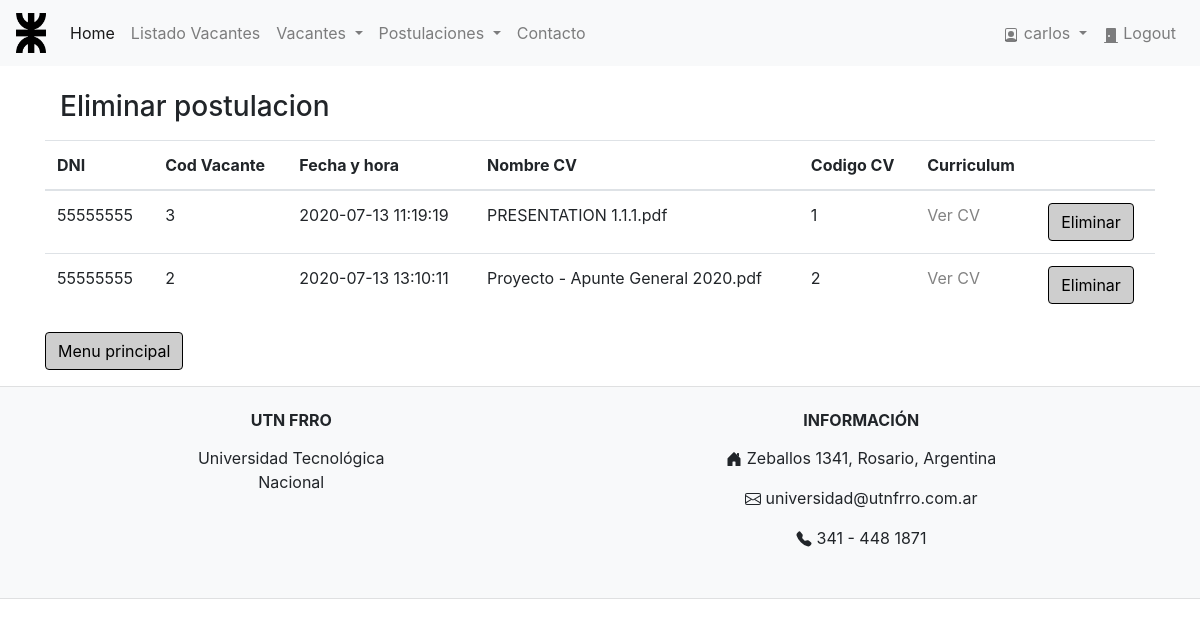
The page /Logic/baja_postulacion.php (signed in) on the database as committed earlier.
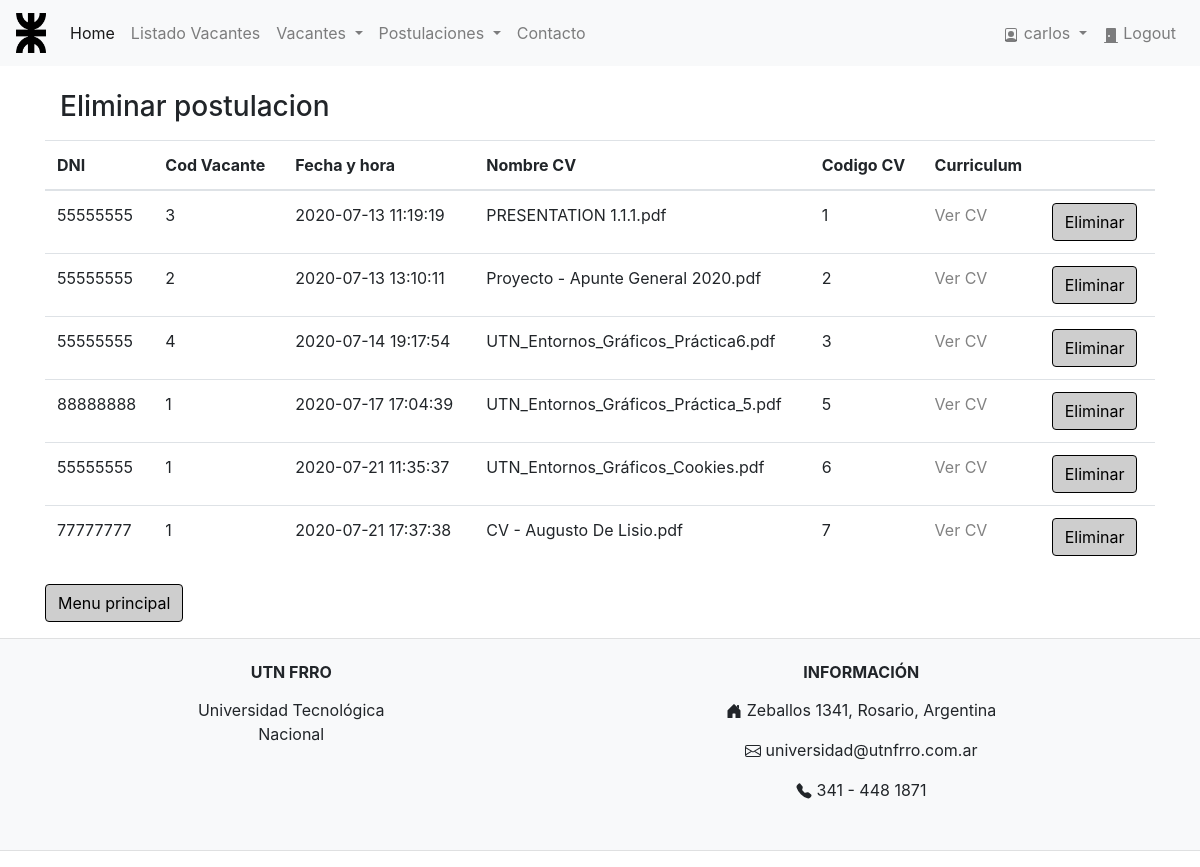
The same page on the database as committed later.
### tables this page shows
CREATE TABLE `postulacion` (
  `dni` int(11) NOT NULL,
  `cod_vacante` int(11) NOT NULL,
  `fecha_hora` datetime NOT NULL,
  `puntaje` int(11) DEFAULT NULL,
  `curriculum` varchar(45) NOT NULL,
  `cod_curriculum` int(11) NOT NULL,
  PRIMARY KEY (`dni`,`cod_vacante`),
  KEY `fk_postulacion_vacante_idx` (`cod_vacante`),
  CONSTRAINT `fk_postulacion_usuario` FOREIGN KEY (`dni`) REFERENCES `usuario` (`dni`) ON UPDATE CASCADE,
  CONSTRAINT `fk_postulacion_vacante` FOREIGN KEY (`cod_vacante`) REFERENCES `vacante` (`cod_vacante`) ON UPDATE CASCADE
);

### Logic/baja_postulacion.php (the view, shortened to what this page needs)
<!DOCTYPE html>
<html>
<head>
    <?php
    include_once("../Logic/header.php");
    ?>
</head>
<body>
    <?php
    $es_admin = $_SESSION['es_admin'];
    if ($es_admin == 1) {
        $sentencia = "SELECT * FROM postulacion ORDER BY fecha_hora ASC";
        $resultado = mysqli_query($link, $sentencia) or die(mysqli_error($link));
    } else {
        $dni = $_SESSION['dni'];
        $sentencia = "SELECT * FROM postulacion WHERE dni='$dni' ORDER BY fecha_hora ASC";
        $resultado = mysqli_query($link, $sentencia) or die(mysqli_error($link));
    }
    ?>
    <div class="container">
        <div class="form-group col-md-12">
            <br />
            <h3>Eliminar postulacion</h3>
        </div>
        <form action="baja_postulacion2.php" method="post">
            <table class="table">
                <thead>
                    <tr>
                        <th scope="col">DNI</th>
                        <th scope="col">Cod Vacante</th>
                        <th scope="col">Fecha y hora</th>
                        <th scope="col">Nombre CV</th>
                        <th scope="col">Codigo CV</th>
                        <th scope="col">Curriculum</th>
                        <th scope="col"></th>
                    </tr>
                </thead>
                <tbody>
                    <?php
                    while ($fila = mysqli_fetch_array($resultado)) {
                    ?>
                        <tr>
                            <td><?php echo ($fila['dni']); ?></td>
                            <td><?php echo ($fila['cod_vacante']); ?></td>
                            <td><?php echo ($fila['fecha_hora']); ?></td>
                            <td><?php echo ($fila['curriculum']); ?></td>
                            <td><?php echo ($fila['cod_curriculum']); ?></td>
                            <td><a class="linkcv" href="../Archivos/<?php $a = $fila['cod_curriculum'];
                                                                    $b = $fila['curriculum'];
                                                                    echo $a . $b; ?> " target="_blank">Ver CV</a></td>
                            <td><button type="submit" class="btn btn-primary" name="seleccion" value="<?php echo $fila['dni'] . $fila['fecha_hora'] . $fila['cod_vacante']; ?>">Eliminar</button></td>
                        </tr>
                    <?php
                    }
                    ?>
                </tbody>
            </table>
        </form>
        <div class="form-group">
            <a href="../Logic/index.php" class="btn btn-primary">Menu principal</a>
        </div>
    </div>
    <?php
    include_once("../Logic/footer.php");
    ?>
</body>
</html>

### Logic/header.php (shortened to what this page needs)
<!DOCTYPE html>
<html>
<head>
  <link rel="stylesheet" href="../Logic/Estilo/estilo.css">
  <link rel="stylesheet" href="https://stackpath.bootstrapcdn.com/bootstrap/4.4.1/css/bootstrap.min.css">
</head>
<body>
  <nav class="navbar navbar-expand-lg navbar-light bg-light">
    <a class="navbar-brand" href="../Logic/index.php"><img src="../Imagenes/UtnLogo.gif" alt="UTN Logo" width="30" height="40"></img></a>
    <div class="collapse navbar-collapse" id="navbarSupportedContent">
      <ul class="navbar-nav mr-auto">
        <li class="nav-item active">
          <a class="nav-link" href="../Logic/index.php">Home<span class="sr-only">(current)</span></a>
        </li>
        <li class="nav-item">
          <a class="nav-link" href="../Logic/vacantes.php">Listado Vacantes</a>
        </li>
        <?php
        if (isset($_SESSION['es_admin']) and ($_SESSION['es_admin'] == 1) and !isset($_SESSION['nombre_catedra'])) {
        ?>
          <li class="nav-item dropdown">
            <a class="nav-link dropdown-toggle" href="#" id="vacanteDropdown" role="button" data-toggle="dropdown" aria-haspopup="true" aria-expanded="false">
              Vacantes
            </a>
          </li>
        <?php
        }
        ?>
        <?php
        if (isset($_SESSION['es_admin']) and !isset($_SESSION['nombre_catedra'])) {
        ?>
          <li class="nav-item dropdown">
            <a class="nav-link dropdown-toggle" href="#" id="postulacionDropdown" role="button" data-toggle="dropdown" aria-haspopup="true" aria-expanded="false">
              Postulaciones
            </a>
          </li>
        <?php
        }
        ?>
        <li class="nav-item">
          <a class="nav-link" href="../Logic/contacto.php">Contacto</a>
        </li>
      </ul>
      <?php
      if (isset($_SESSION['usuario'])) {
      ?>
        <ul class="navbar-nav mr-right">
          <li class="nav-item dropdown">
            <a class="nav-link dropdown-toggle" href="#" id="usuarioDropdown" role="button" data-toggle="dropdown" aria-haspopup="true" aria-expanded="false">
              <?php echo $_SESSION['usuario'] ?>
            </a>
          </li>
          <li>
            <a href="../Logic/cerrar_sesion.php" class="nav-link">
              <svg width="1em" height="1em" viewBox="0 0 16 16" class="bi bi-door-closed-fill" fill="currentColor" xmlns="http://www.w3.org/2000/svg">
                <path fill-rule="evenodd" d="M4 1a1 1 0 0 0-1 1v13H1.5a.5.5 0 0 0 0 1h13a.5.5 0 0 0 0-1H13V2a1 1 0 0 0-1-1H4zm2 9a1 1 0 1 0 0-2 1 1 0 0 0 0 2z" />
              </svg>
              Logout
            </a>
          </li>
        </ul>
      <?php
      }
      ?>
    </div>
  </nav>
</body>
</html>

### Logic/footer.php (shortened to what this page needs)
<!DOCTYPE html>
<html>
<head>
</head>
<body>
  <footer class="footer" style="background-color:#F8F9FA">
    <hr>
    <div class="container text-center">
      <div class="row text-center text-md-left mt-3 pb-3">
        <div class="col-md-3 col-lg-3 col-xl-3 mx-auto mt-3">
          <h6 align="center" class="text-uppercase mb-4 font-weight-bold" style="line-height:3px">UTN FRRO</h6>
          <p align="center">Universidad Tecnológica Nacional</p>
        </div>
        <div class="col-md-4 col-lg-4 col-xl-4 mx-auto mt-3">
          <h6 align="center" class="text-uppercase mb-4 font-weight-bold" style="line-height:3px">Información</h6>
          <p align="center">
            Zeballos 1341, Rosario, Argentina
          </p>
          <p align="center">
            universidad@utnfrro.com.ar
          </p>
          <p align="center">
            341 - 448 1871
          </p>
        </div>
      </div>
    </div>
    <hr>
  </footer>
</body>
</html>

### Logic/Estilo/estilo.css (style rules this page uses)
.btn-primary { color:black !important; background-color:#CECECE !important; border-color:black !important; }
.linkcv:link { color:#828282; }

Rows that differ between the two databases and show on the page:
added postulacion: dni "55555555", cod_vacante "4", fecha_hora "2020-07-14 19:17:54", curriculum "UTN_Entornos_Gráficos_Práctica6.pdf", cod_curriculum "3"
added postulacion: dni "88888888", cod_vacante "1", fecha_hora "2020-07-17 17:04:39", curriculum "UTN_Entornos_Gráficos_Práctica_5.pdf", cod_curriculum "5"
added postulacion: dni "55555555", cod_vacante "1", fecha_hora "2020-07-21 11:35:37", curriculum "UTN_Entornos_Gráficos_Cookies.pdf", cod_curriculum "6"
added postulacion: dni "77777777", cod_vacante "1", fecha_hora "2020-07-21 17:37:38", curriculum "CV - Augusto De Lisio.pdf", cod_curriculum "7"
